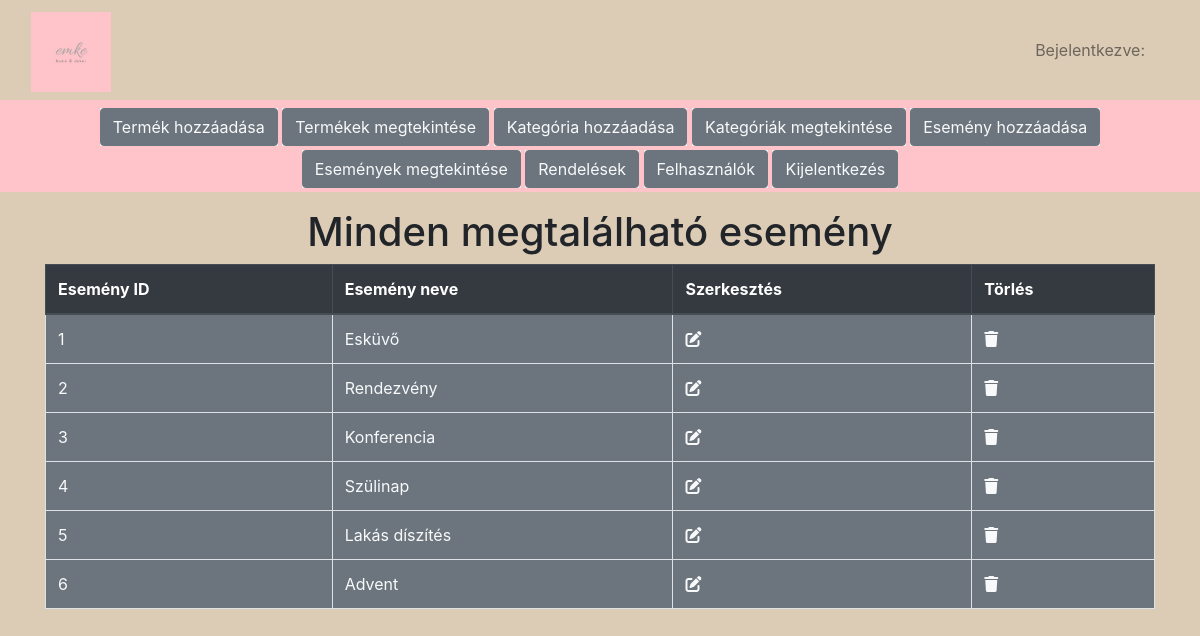
The page /admin_area/index.php?view_events on the database its author committed.
### tables this page shows
CREATE TABLE `esemenyek` (
  `event_id` int(11) NOT NULL,
  `event_title` varchar(100) NOT NULL
);

### admin_area/view_events.php (the view, shortened to what this page needs)
<h1 class="text-center">Minden megtalálható esemény</h1>
<table class="table table-bordered">
    <thead class="table thead-dark">
        <tr>
            <th>Esemény ID</th>
            <th>Esemény neve</th>
            <th>Szerkesztés</th>
            <th>Törlés</th>
        </tr>
    </thead>
    <tbody class="bg-secondary text-light">
    <?php
    $select_event="Select * from `esemenyek`";
    $result_event=mysqli_query($con,$select_event);
    $number=0;
    while($row=mysqli_fetch_assoc($result_event)){
        $event_id=$row['event_id'];
        $event_title=$row['event_title'];
        $number++;
    ?>
        <tr>
            <td><?php echo "$number"?></td>
            <td><?php echo "$event_title"?></td>
            <td><a href='index.php?edit_events=<?php echo $event_id?>' class='text-light'><i class='fa-solid fa-pen-to-square'></a></td>
            <td><a href='index.php?delete_category=<?php echo $event_id?>' class="text-light"  type="button" data-toggle="modal" data-target="#exampleModal"><i class='fa-solid fa-trash'></a></td>
        </tr>
        <?php
    }
        ?>
    </tbody>
</table>

### style.css (style rules this page uses)
* { margin: 0; padding: 0; box-sizing: border-box; }
body { overflow-x:hidden; }

### function/common_function.php (style rules this page uses)
body { overflow-x:hidden; background-color:rgb(220,204,182); }

### admin_area/index.php (style rules this page uses)
body { overflow-x:hidden; background-color:rgb(220,204,182); }

### rows shown on the page
esemenyek: event_title "Esküvő"
esemenyek: event_title "Rendezvény"
esemenyek: event_title "Konferencia"
esemenyek: event_title "Szülinap"
esemenyek: event_title "Lakás díszítés"
esemenyek: event_title "Advent"
